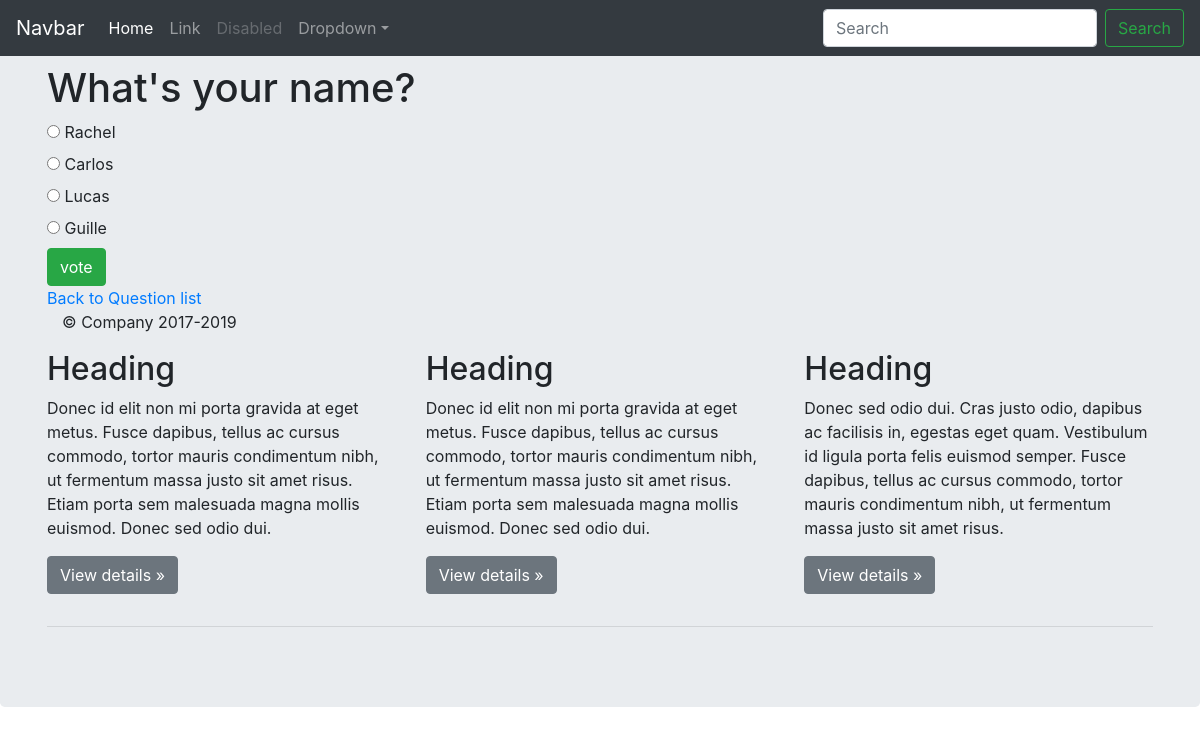
The page /polls/1/ on the database its author committed.
### polls/models.py (models this page shows, shortened)
class Question(models.Model):
    question_text = models.CharField(max_length=200)
    pub_date = models.DateTimeField('date published')

class Choice(models.Model):
    choice_text = models.CharField(max_length=200)
    votes = models.IntegerField(default=0)
    question = models.ForeignKey(Question, on_delete=models.CASCADE)

### polls/views.py (the view)
# urls.py: url(r'^(?P<question_id>[0-9]+)/$', views.detail, name="detail"),
def detail(request, question_id):
    question = get_object_or_404(Question, pk = question_id)
    context = {'question': question}
    return render(request, 'polls/detail.html', context)

### polls/templates/polls/detail.html (shortened to what this page needs)
{% extends 'polls/base.html' %}
{% block main_content %}
        <h1>{{question.question_text}}</h1>
        <form action = "{% url 'polls:vote' question.id %}" method="post">
            {% for choice in question.choice_set.all %}
            <input type="radio" name="choice" id="choice{{forloop.counter}}" value="{{choice.id}}"/>
            <label for="choice{{forloop.counter}}">{{choice.choice_text}}</label> <br>
            {% endfor %}
            <input type="submit" class="btn btn-success" value="vote"/>
        </form>
        <a href="{% url 'polls:index' %}"> Back to Question list</a>
{% endblock %}

### rows shown on the page
Question: question_text "What's your name?"
Choice: choice_text "Rachel"
Choice: choice_text "Carlos"
Choice: choice_text "Lucas"
Choice: choice_text "Guille"
